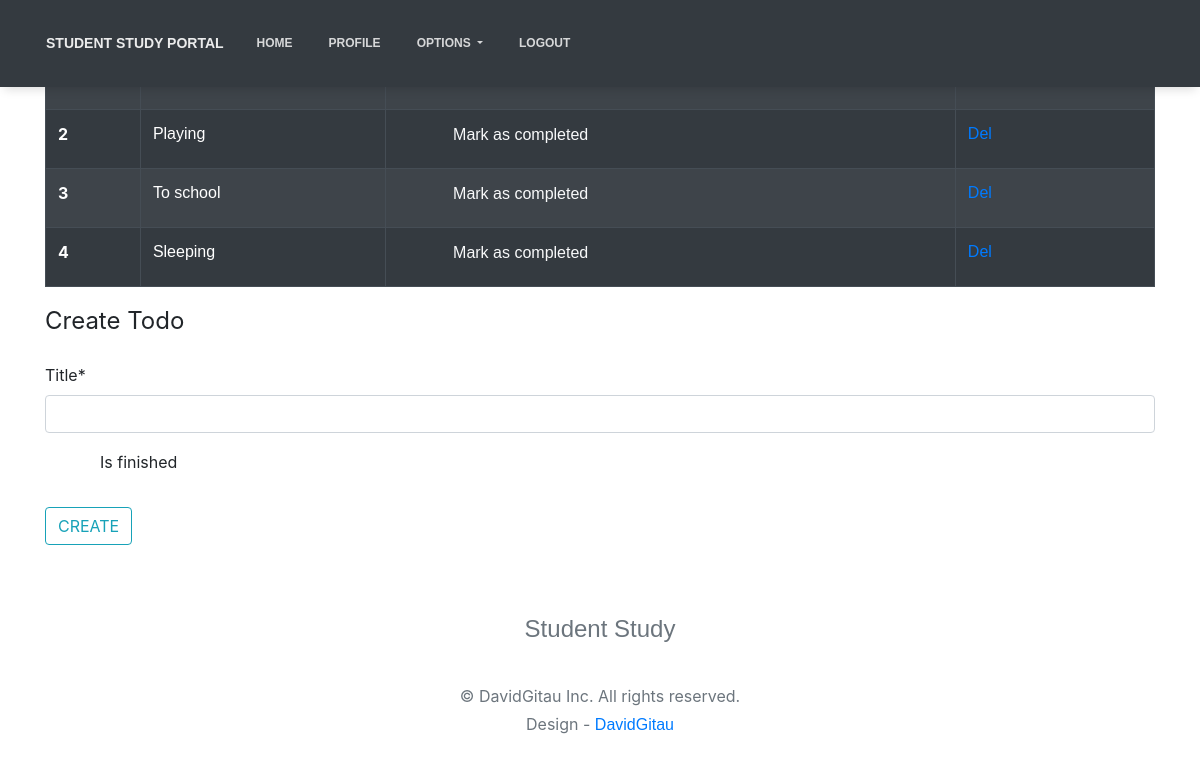
The app's page /todo (signed in) with its own data.
### dashboard/models.py (models this page shows, shortened)
class Todo(models.Model):
    user = models.ForeignKey(User, on_delete=models.CASCADE)
    title = models.CharField(max_length=100)
    is_finished = models.BooleanField(default=False)

### dashboard/views.py (the view, shortened to what this page needs)
# urls.py: path('todo', views.todo, name="todo"),
@login_required
def todo(request):
    form = TodoForm()
    todo = Todo.objects.filter(user=request.user)
    if len(todo) == 0:
        todos_done = True
    else:
        todos_done = False
    context = {
        'form':form,
        'todos':todo,
        'todos_done':todos_done
    }
    return render(request,"dashboard/todo.html", context)

### dashboard/forms.py
class TodoForm(forms.ModelForm):
    class Meta:
        model = Todo
        fields = ['title', 'is_finished']

### dashboard/templates/dashboard/todo.html (shortened to what this page needs)
{% extends 'dashboard/base.html' %}
{% load static %}
{% load crispy_forms_filters %}
{% block content %}
<div class="container">
    {% if not todos_done %}
    <table class="table table-striped table-bordered table-hover table-dark">
        <thead>
            <tr>
                <th scope="col">#</th>
                <th scope="col">Title</th>
                <th scope="col">Status</th>
                <th scope="col">Delete</th>
            </tr>
        </thead>
        <tbody>
            {% for todo in todos %}
            <tr>
                <th scope="row">{{forloop.counter}}</th>
                <td>{{todo.title}}</td>
                <td>
                    <a href=" {% url 'update-todo' todo.id %} ">
                        <div class="form-check">
                            <label for="flexCheckDefault" class="form-check-label text-light">
                                Mark as completed
                            </label>
                        </div>
                    </a>
                </td>
                <td><a href=" {% url 'delete-todo' todo.id %} ">Del</a></td>
            </tr>
            {% endfor %}
        </tbody>
    </table>
    {% else %}
    <h5>All tasks are completed!! Create to have more!!</h5>
    {% endif %}
</div>
<div class="container">
    <form action="" method="post">
        <fieldset class="form-group">
            <legend class="mb-4">Create Todo</legend>
            {{form|crispy}}
        </fieldset>
        <div class="form-group">
            <button class="btn btn-outline-info" href="" type="submit">
                Create
            </button>
        </div>
    </form>
</div>
{% endblock content %}

### dashboard/static/css/styles.css (style rules this page uses)
body, p, .navbar, .brand, a, .td-name, td, button, input, select, textarea { font-family: "Roboto", "Helvetica", Arial, sans-serif; }

### records on screen
Todo: title "Playing"
Todo: title "To school"
Todo: title "Sleeping"
